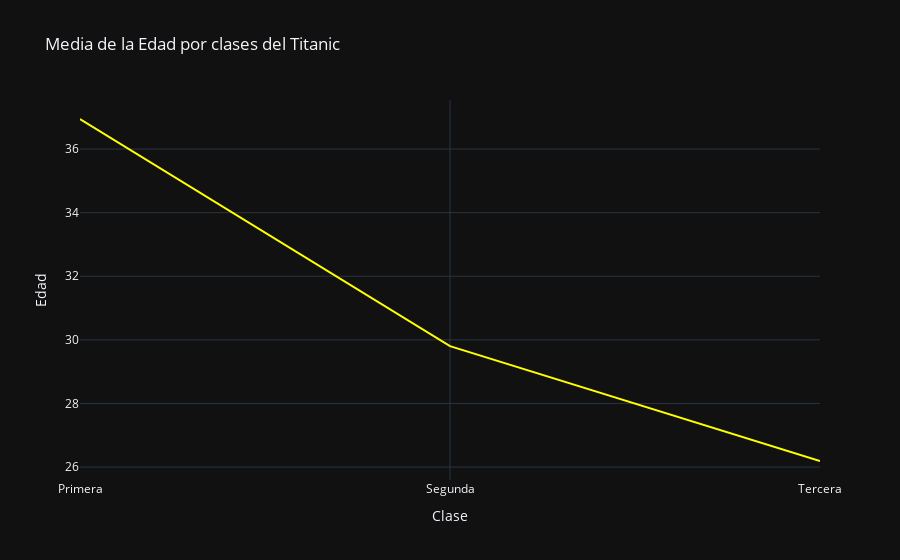

The cell this chart's notebook holds for it:
### Code cell
# media de edad por clases con grafico
fig=px.line(average_age_sex, x='Clase', y='Edad', title='Media de la Edad por clases del Titanic', template="plotly_dark", color_discrete_sequence=['yellow'])
fig.show()

### Figure 1 — Plotly figure (JSON) as saved in the notebook; plotly's stock layout.template omitted (floating-point values rounded to 4 significant figures)
{"data": [{"hovertemplate": "Clase=%{x}<br>Edad=%{y}<extra></extra>", "legendgroup": "", "line": {"color": "yellow", "dash": "solid"}, "mode": "lines", "name": "", "showlegend": false, "type": "scatter", "x": ["Primera", "Segunda", "Tercera"], "xaxis": "x", "y": [36.94, 29.8, 26.19], "yaxis": "y"}], "layout": {"legend": {"tracegroupgap": 0}, "title": {"text": "Media de la Edad por clases del Titanic"}, "xaxis": {"anchor": "y", "domain": [0, 1], "title": {"text": "Clase"}}, "yaxis": {"anchor": "x", "domain": [0, 1], "title": {"text": "Edad"}}}}
